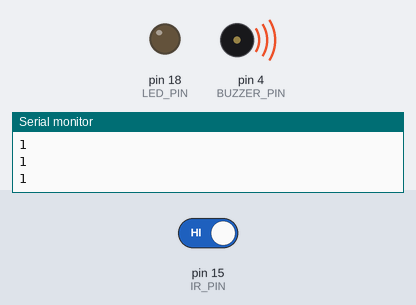
A sketch run on a simulated Arduino Uno, built with avr-gcc and run on an emulated ATmega328P. Parts: output pins drawn as LEDs (lit = HIGH), buzzer (waves = sounding, pin HIGH), the last lines printed to the serial monitor. The test bench sets the inputs (shaded band); at power-on: pin 15 (IR_PIN) HIGH.

Above: at 1.2 s.
1.3 s: pin 15 (IR_PIN) driven LOW
At 2.2 s:
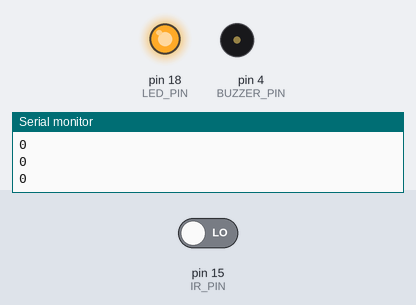
2.8 s: pin 15 (IR_PIN) driven HIGH
At 3.4 s:
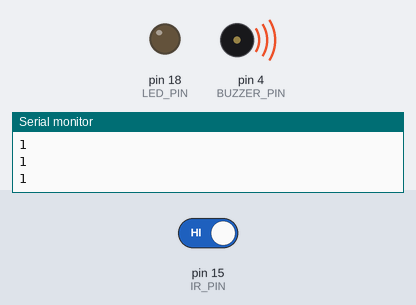
Timing chart, 0 to 5.8 s (numbered marks = the images above; inputs shaded):
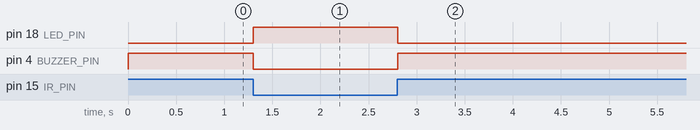

The sketch:

intruder.ino
```cpp
#define IR_PIN 15
#define BUZZER_PIN 4
#define LED_PIN 18

void setup() {
  Serial.begin(115200);

  pinMode(IR_PIN, INPUT);
  pinMode(BUZZER_PIN, OUTPUT);
  pinMode(LED_PIN, OUTPUT);

  // Start system in safe state
  digitalWrite(BUZZER_PIN, HIGH);   // buzzer off (low-level trigger)
  digitalWrite(LED_PIN, LOW);       // LED off
}

void loop() {
  int irValue = digitalRead(IR_PIN);

  Serial.println(irValue);

  if (irValue == 0) {
    // Object detected
    digitalWrite(BUZZER_PIN, LOW);   // buzzer ON
    digitalWrite(LED_PIN, HIGH);     // LED ON
  } else {
    digitalWrite(BUZZER_PIN, HIGH);  // buzzer OFF
    digitalWrite(LED_PIN, LOW);      // LED OFF
  }

  delay(100);
}
```

Measured:
- after the input at 1.3 s, pin 18 (LED_PIN): LOW → HIGH at once; pin 4 (BUZZER_PIN): HIGH → LOW at once
- after the input at 2.8 s, pin 18 (LED_PIN): HIGH → LOW at once; pin 4 (BUZZER_PIN): LOW → HIGH at once
